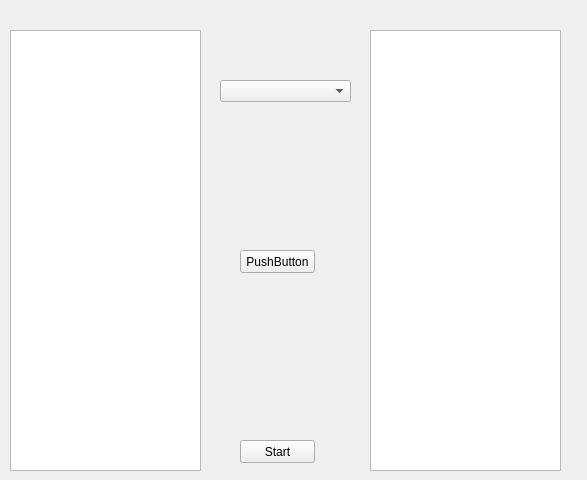
<?xml version="1.0" encoding="UTF-8"?>
<ui version="4.0">
 <class>TripScreen</class>
 <widget class="QWidget" name="TripScreen">
  <property name="geometry">
   <rect>
    <x>0</x>
    <y>0</y>
    <width>587</width>
    <height>480</height>
   </rect>
  </property>
  <property name="windowTitle">
   <string>Form</string>
  </property>
  <widget class="QListView" name="ChoosenRestaurants">
   <property name="geometry">
    <rect>
     <x>10</x>
     <y>30</y>
     <width>191</width>
     <height>441</height>
    </rect>
   </property>
  </widget>
  <widget class="QListView" name="OrderedRestaurants">
   <property name="geometry">
    <rect>
     <x>370</x>
     <y>30</y>
     <width>191</width>
     <height>441</height>
    </rect>
   </property>
  </widget>
  <widget class="QPushButton" name="StartButton">
   <property name="geometry">
    <rect>
     <x>240</x>
     <y>440</y>
     <width>75</width>
     <height>23</height>
    </rect>
   </property>
   <property name="text">
    <string>Start</string>
   </property>
  </widget>
  <widget class="QComboBox" name="StartingLocation">
   <property name="geometry">
    <rect>
     <x>220</x>
     <y>80</y>
     <width>131</width>
     <height>22</height>
    </rect>
   </property>
  </widget>
  <widget class="QPushButton" name="pushButton">
   <property name="geometry">
    <rect>
     <x>240</x>
     <y>250</y>
     <width>75</width>
     <height>23</height>
    </rect>
   </property>
   <property name="text">
    <string>PushButton</string>
   </property>
  </widget>
 </widget>
 <resources/>
 <connections/>
</ui>
